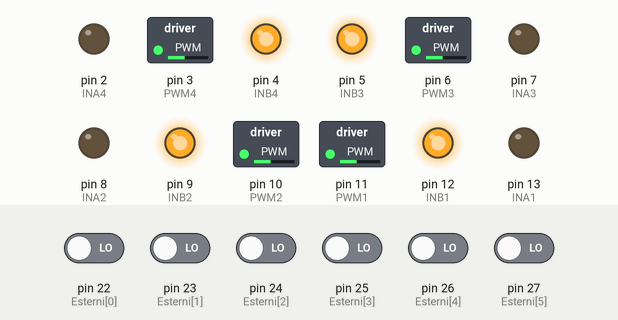
Simulated run of this sketch. Board: Arduino Mega 2560, built with avr-gcc and run on an emulated ATmega2560. Parts: switched loads named in the sketch (green lamp = pin HIGH), output pins drawn as LEDs (lit = HIGH). Inputs (shaded band) come from the test bench; at power-on: pin 22 (Esterni[0]), pin 23 (Esterni[1]), pin 24 (Esterni[2]), pin 25 (Esterni[3]), pin 26 (Esterni[4]), pin 27 (Esterni[5]) LOW.

Above: at 0.1 s.
Timing chart, 0 to 1.6 s (numbered marks = the images above):
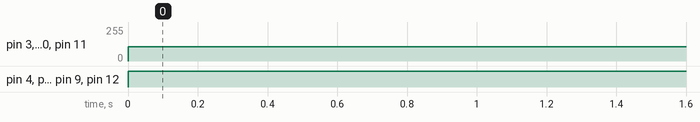

The sketch:

Programma_Linee_rev1.ino
```cpp
// Programma_Linee_rev1.ino

const int GradiExt[] = {80,100,170,190,260,280};
const int Esterni[] = { 22,23,24,25,26,27};
const int Interni[] = { 30,31,32};
int counterLinea = 0;
int sensoreA,sensoreB,sommaLinea,valoreLinea,triggerLinea;

// Pin Motori
const int PWM1 = 11, PWM2 = 10, PWM3 = 6, PWM4 = 3;   //PWM Motori
const int INA1 = 13, INB1 = 12, INB2 = 9, INA2 = 8, INA3 = 7, INB3 = 5,INB4 = 4,INA4 = 2; //Dir Motori
double vx, vy, rw;


void setup()
{
  setupLinee();
  setupMotori();
}

void loop() {

  moveRobot(0,0,150,0);
  checkLine();


}
```

Funzioni_Linea.ino
```cpp
void setupLinee()
{
	pinMode(Interni[0],INPUT);
	pinMode(Interni[1],INPUT);
	pinMode(Interni[2],INPUT);
	pinMode(Esterni[0],INPUT);
	pinMode(Esterni[1],INPUT);
	pinMode(Esterni[2],INPUT);
	pinMode(Esterni[3],INPUT);
	pinMode(Esterni[4],INPUT);
	pinMode(Esterni[5],INPUT);
}

void checkLine()
{
	for(int i = 0; i < 6; i++)
	{
		if(digitalRead(Esterni[i]))
		{
			counterLinea++; // counter per ogni volta che la linea viene percepita da un sensore
			switch(counterLinea)
			{
				case 1:
				sensoreA = GradiExt[i]; // Assegna a sensoreA il valore
				break;

				case 2:
				if(GradiExt[i] == sensoreA) counterLinea--;
				break; // se viene segnalato per la seconda volta il sensore precedente, scarta l'evento.

				sommaLinea = (sensoreA+sensoreB); // sommo il valore angolare dei sensori che hanno visto la linea.

				if(sommaLinea == 360) sommaLinea = 0; // per continuità, quando 80 e 280 si sommano, 360/2 farebbe 180, e quindi dando un angolo di incidenza sbagliato.

				valoreLinea = (sommaLinea/2)+180;// sommaLinea/2 mi fornisce l'angolo di incidenza con la linea, sommando 180 inverto la direzione, fornendo la direzione di controbilancio

				if(valoreLinea>=360) valoreLinea = valoreLinea - 360; // Limito l'insieme dei risultati tra 0 e 359.

				counterLinea = 0; // resetto la funzione.
				triggerLinea = 1; // Avvio il controbilancio
				break;
			}
		}
	}
	while(triggerLinea)
	{
		moveRobot(valoreLinea,0,150,0);
		delay(500);
		valoreLinea = 0;
		triggerLinea = 0;
		break;


	}
}
```

Funzioni_Motori.ino
```cpp
// Funzioni_Motori


void setupMotori()
{
  pinMode(INA1,OUTPUT);
  pinMode(INB1,OUTPUT);
  pinMode(PWM1,OUTPUT);
  pinMode(INA2,OUTPUT);
  pinMode(INB2,OUTPUT);
  pinMode(PWM2,OUTPUT);
  pinMode(INA3,OUTPUT);
  pinMode(INB3,OUTPUT);
  pinMode(PWM3,OUTPUT);
  pinMode(INA4,OUTPUT);
  pinMode(INB4,OUTPUT);
  pinMode(PWM4,OUTPUT);
}

// verlocità = : positiva orario, negativa antiorario

////////////////////////////////////////////////////////////////////////////
//  | v1 |      | -sin(angoloMotore)  cos(angoloMotore)  1 |   | vx |     //
//  | v2 |      | -sin(angoloMotore)  cos(angoloMotore)  1 |   | vy |     //
//  | v3 |   =  | -sin(angoloMotore)  cos(angoloMotore)  1 | * | Rw |     //
//  | v4 |      | -sin(angoloMotore)  cos(angoloMotore)  1 |              //
////////////////////////////////////////////////////////////////////////////
//                                                                        //
//     M0 =  0.7071   0.071                                               //
//     M1 = -0.7071   0.071                                               //
//     M2 = -0.7071  -0.071                                               //
//     M3 =  0.7071  -0.071                                               //
//                                                                        //
////////////////////////////////////////////////////////////////////////////


void moveRobot(int angolo, int rotazione, int vel, boolean abilitaCorrezione){
  int wr,corre, grad;
  float kw=0.65;

  if(vel>150)kw=1.2;

  int velZero, velUno, velDue, velTre;

  if (vel > 255) vel = 255;
  if (vel < -255) vel = -255;

  if(angolo == -1){ // fermo
    cmdMot(0,0);
    cmdMot(1,0);
    cmdMot(2,0);
    cmdMot(3,0);
  }
  else{

    if(angolo == -2){  // sx
    }
    else if(angolo == -3){  // dx
      angolo = 0;
      rotazione = -rotazione;
    }

    /*    Serial.print(vx);
     Serial.print("\t");
     Serial.println(vy);
     */
    if(rotazione == 0){

      componenti(angolo);
      vx = vx * vel;
      vy = vy * vel;

    }
    else{

      vx = 0;
      vy = 0;

    }

    //grad=gradi_norm();
    if(grad<=180)  {
      wr = grad;
    }
    else {
      wr = grad-360;
    }
    if(abilitaCorrezione)
    {
      corre = wr*kw;
    }
    else {
      corre =0;
    }
    //    Serial.print("corre = ");
    //    Serial.println(corre);
    velZero = ((-0.7071 * vx) + (-0.7071 * vy) + (rotazione + corre));
    velUno  = (( 0.7071 * vx) + (-0.7071 * vy) + (rotazione + corre));
    velDue  = (( 0.7071 * vx) + ( 0.7071 * vy) + (rotazione + corre));
    velTre  = ((-0.7071 * vx) + ( 0.7071 * vy) + (rotazione + corre));


    /*
    Serial.print(velZero);
     Serial.print("\t");
     Serial.print(velUno);
     Serial.print("\t");
     Serial.print(velDue);
     Serial.print("\t");
     Serial.print(velTre);
     Serial.println("\t");
     */
    cmdMot(0,constrain(velZero, -255, 255));
    cmdMot(1,constrain(velUno,  -255, 255));
    cmdMot(2,constrain(velDue,  -255, 255));
    cmdMot(3,constrain(velTre,  -255, 255));
  }
}


////////////////////////////////////////////////////////////////////////////////////////////////////////////////////////
////////////////////////////////////////////////////////////////////////////////////////////////////////////////////////
////////////////////////////////////////////////////////////////////////////////////////////////////////////////////////
////////////////////////////////////////////////////////////////////////////////////////////////////////////////////////


////////////////////////////////////////////////////////////////////////////////////////////////////////////////////////
////////////////////////////////////////////////////////////////////////////////////////////////////////////////////////
////////////////////////////////////////////////////////////////////////////////////////////////////////////////////////
////////////////////////////////////////////////////////////////////////////////////////////////////////////////////////

void componenti(int angolo){
  //float angoloRad = angolo * rad;
  vx = cos((angolo * PI / 180));
  vy = sin((angolo * PI / 180));
}

////////////////////////////////////////////////////////////////////////////////////////////////////////////////////////
////////////////////////////////////////////////////////////////////////////////////////////////////////////////////////
////////////////////////////////////////////////////////////////////////////////////////////////////////////////////////
////////////////////////////////////////////////////////////////////////////////////////////////////////////////////////


////////////////////////////////////////////////////////////////////////////////////////////////////////////////////////
////////////////////////////////////////////////////////////////////////////////////////////////////////////////////////
//  cmdMot
// comanda un motore
// parametri :
//  motore : num motore 0-3
// vel : velocita' -255 / 255  positiva verso orario, negativa verso antiorario
// motori : 0 : avanti sx
// motori : 1 : avanti dx
// motori : 2 : dietro dx
// motori : 3 : dietro sx
////////////////////////////////////////////////////////////////////////////////////////////////////////////////////////
////////////////////////////////////////////////////////////////////////////////////////////////////////////////////////

void cmdMot(byte motore,int vel){    // motore : 0 - 3
  if (motore > 3) return;

  if (motore == 0)  {
    if (vel == 0)  {
      digitalWrite(INA1,HIGH);
      digitalWrite(INB1,HIGH);
      analogWrite(PWM1, 255);
    }
    if (vel > 0)  {
      digitalWrite(INA1,HIGH);
      digitalWrite(INB1,LOW);
      analogWrite(PWM1, vel);
    }
    if (vel < 0)  {
      digitalWrite(INA1,LOW);
      digitalWrite(INB1,HIGH);
      analogWrite(PWM1, -vel);
    }
  }
  if (motore == 1)  {
    if (vel == 0)  {
      digitalWrite(INA2,HIGH);
      digitalWrite(INB2,HIGH);
      analogWrite(PWM2, 255);
    }
    if (vel > 0)  {
      digitalWrite(INA2,LOW);
      digitalWrite(INB2,HIGH);
      analogWrite(PWM2, vel);
    }
    if (vel < 0)  {
      digitalWrite(INA2,HIGH);
      digitalWrite(INB2,LOW);
      analogWrite(PWM2, -vel);
    }
  }
  if (motore == 2)  {
    if (vel == 0)  {
      digitalWrite(INA3,HIGH);
      digitalWrite(INB3,HIGH);
      analogWrite(PWM3, 255);
    }
    if (vel > 0)  {
      digitalWrite(INA3,LOW);
      digitalWrite(INB3,HIGH);
      analogWrite(PWM3, vel);
    }
    if (vel < 0)  {
      digitalWrite(INA3,HIGH);
      digitalWrite(INB3,LOW);
      analogWrite(PWM3, -vel);
    }
  }
  if (motore == 3)  {
    if (vel == 0)  {
      digitalWrite(INA4,HIGH);
      digitalWrite(INB4,HIGH);
      analogWrite(PWM4, 255);
    }
    if (vel > 0)  {
      digitalWrite(INA4,HIGH);
      digitalWrite(INB4,LOW);
      analogWrite(PWM4, vel);
    }
    if (vel < 0)  {
      digitalWrite(INA4,LOW);
      digitalWrite(INB4,HIGH);
      analogWrite(PWM4, -vel);
    }
  }

}
```

Measured:
- by itself, pin 3 (PWM4), pin 6 (PWM3), pin 10 (PWM2), pin 11 (PWM1): 0/255 → 106/255 at 0.00 s
- by itself, pin 4 (INB4), pin 5 (INB3), pin 9 (INB2), pin 12 (INB1): LOW → HIGH at 0.00 s
